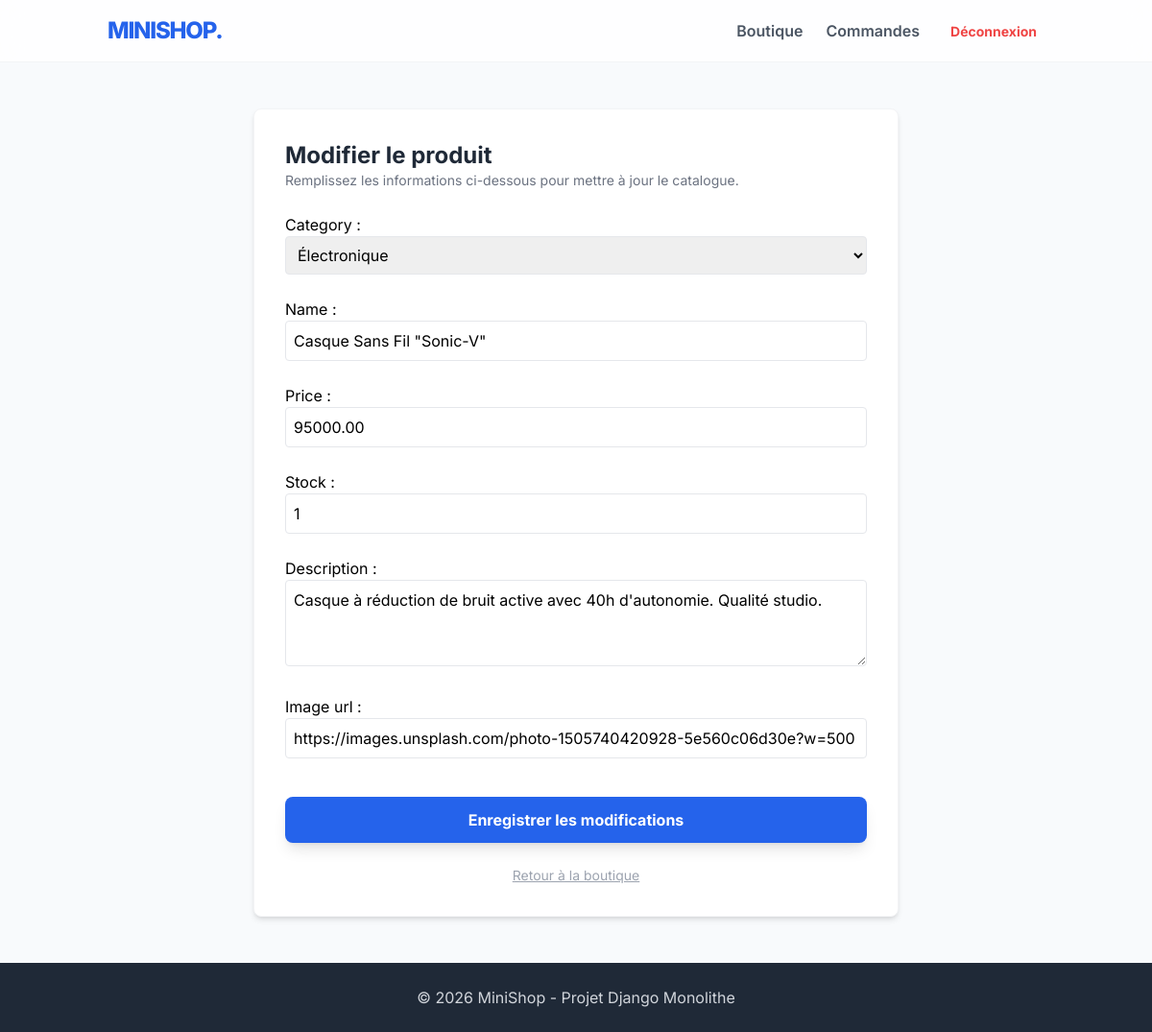
The page /product/edit/1/ (signed in) on the database its author committed.
### shop/models.py (models this page shows, shortened)
class Product(models.Model):
    category = models.ForeignKey(Category, on_delete=models.CASCADE, related_name='products')
    name = models.CharField(max_length=200)
    description = models.TextField(blank=True)
    price = models.DecimalField(max_digits=10, decimal_places=2, validators=[MinValueValidator(0.01)])
    stock = models.IntegerField(default=0, validators=[MinValueValidator(0)])
    image_url = models.URLField(max_length=500, blank=True)

class Category(models.Model):
    name = models.CharField(max_length=100)
    def __str__(self):
        return self.name
    class Meta:
        verbose_name_plural = "Categories"

### shop/views.py (the view)
# urls.py: path('product/edit/<int:pk>/', views.manage_product, name='product_edit'),
@user_passes_test(is_admin)
def manage_product(request, pk=None):
    product = get_object_or_404(Product, pk=pk) if pk else None
    if request.method == 'POST':
        form = ProductForm(request.POST, instance=product)
        if form.is_valid():
            form.save()
            messages.success(request, "Produit enregistré !")
            return redirect('home')
    else:
        form = ProductForm(instance=product)
    return render(request, 'shop/manage_product.html', {'form': form, 'edit_mode': pk is not None})

### shop/forms.py
class ProductForm(forms.ModelForm):
    class Meta:
        model = Product
        fields = ['category', 'name', 'price', 'stock', 'description', 'image_url']
        widgets = {
            'category': forms.Select(attrs={'class': 'w-full p-2 border rounded mb-4'}),
            'name': forms.TextInput(attrs={'class': 'w-full p-2 border rounded mb-4'}),
            'price': forms.NumberInput(attrs={'class': 'w-full p-2 border rounded mb-4'}),
            'stock': forms.NumberInput(attrs={'class': 'w-full p-2 border rounded mb-4'}),
            'description': forms.Textarea(attrs={'class': 'w-full p-2 border rounded mb-4', 'rows': 3}),
            'image_url': forms.URLInput(attrs={'class': 'w-full p-2 border rounded mb-4', 'placeholder': 'https://lien-image.com/photo.jpg'}),
        }

### shop/views.py (called while the page is built)
def is_admin(user):
    return user.is_staff

### shop/templates/shop/manage_product.html (shortened to what this page needs)
{% extends 'base.html' %}
{% block content %}
<div class="max-w-2xl mx-auto bg-white p-8 rounded-lg shadow-md border border-gray-100">
    <div class="mb-6">
        <h1 class="text-2xl font-bold text-gray-800">
            {% if edit_mode %}Modifier le produit{% else %}Ajouter un nouveau produit{% endif %}
        </h1>
        <p class="text-gray-500 text-sm">Remplissez les informations ci-dessous pour mettre à jour le catalogue.</p>
    </div>
    <form method="POST" class="space-y-2">
        {{ form.as_p }}
        <div class="pt-4">
            <button type="submit" class="w-full bg-blue-600 text-white py-3 rounded-lg font-bold hover:bg-blue-700 transition shadow-lg">
                {% if edit_mode %}Enregistrer les modifications{% else %}Créer le produit{% endif %}
            </button>
        </div>
    </form>
    <a href="{% url 'home' %}" class="block text-center text-gray-400 mt-6 hover:text-gray-600 transition underline text-sm">
        Retour à la boutique
    </a>
</div>
{% endblock %}

### shop/templates/base.html (style rules this page uses)
body { font-family: 'Inter', sans-serif; }

### rows shown on the page
Product: category "Électronique", price "95000.00", stock "1", description "Casque à réduction de bruit active avec 40h d'autonomie. Qualité studio.", image_url "https://images.unsplash.com/photo-1505740420928-5e560c06d30e?w=500"
Category: name "Casque Sans Fil \"Sonic-V\""
